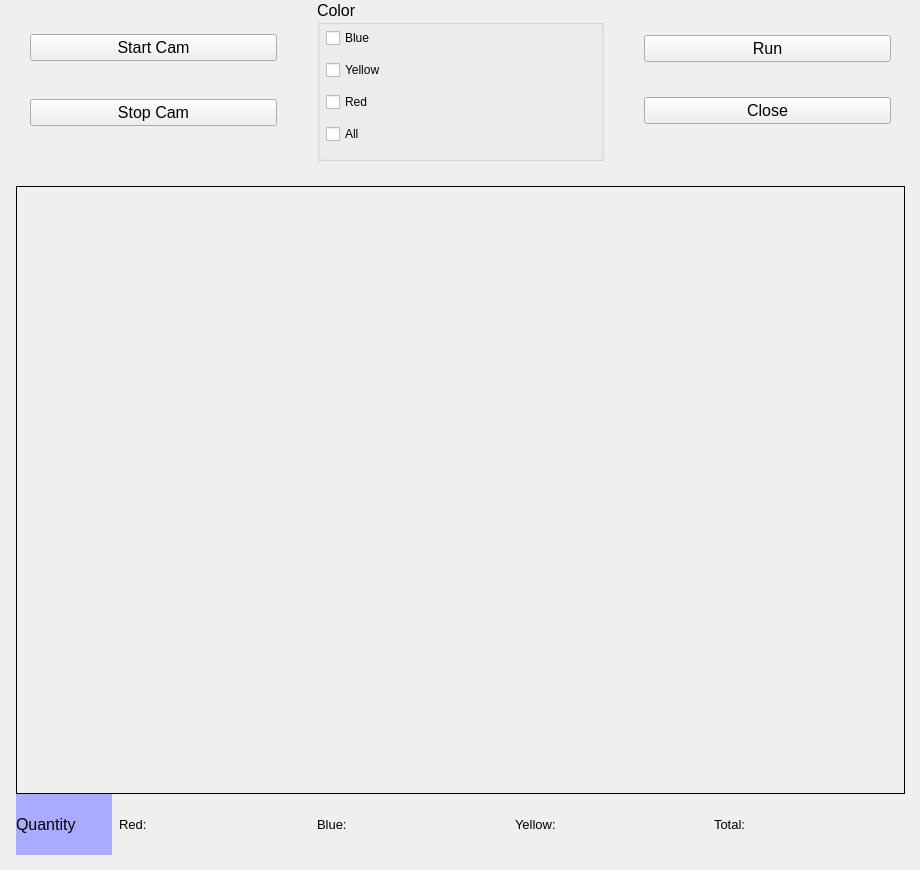
    <widget class="QWidget" name="tab_2">
     <attribute name="title">
      <string>Auto</string>
     </attribute>
     <widget class="QWidget" name="layoutWidget">
      <property name="geometry">
       <rect>
        <x>10</x>
        <y>0</y>
        <width>901</width>
        <height>161</height>
       </rect>
      </property>
      <layout class="QHBoxLayout" name="horizontalLayout" stretch="0,0,0">
       <property name="spacing">
        <number>20</number>
       </property>
       <item>
        <layout class="QVBoxLayout" name="verticalLayout_2">
         <property name="spacing">
          <number>4</number>
         </property>
         <property name="leftMargin">
          <number>20</number>
         </property>
         <property name="topMargin">
          <number>0</number>
         </property>
         <property name="rightMargin">
          <number>20</number>
         </property>
         <item>
          <widget class="QPushButton" name="Btn_Start">
           <property name="font">
            <font>
             <pointsize>12</pointsize>
            </font>
           </property>
           <property name="styleSheet">
            <string notr="true"/>
           </property>
           <property name="text">
            <string>Start Cam</string>
           </property>
           <property name="icon">
            <iconset>
             <normaloff>turn_on.PNG</normaloff>turn_on.PNG</iconset>
           </property>
           <property name="iconSize">
            <size>
             <width>40</width>
             <height>40</height>
            </size>
           </property>
          </widget>
         </item>
         <item>
          <widget class="QPushButton" name="Btn_Stop">
           <property name="font">
            <font>
             <pointsize>12</pointsize>
            </font>
           </property>
           <property name="styleSheet">
            <string notr="true"/>
           </property>
           <property name="text">
            <string>Stop Cam</string>
           </property>
           <property name="icon">
            <iconset>
             <normaloff>Turn_off.PNG</normaloff>Turn_off.PNG</iconset>
           </property>
           <property name="iconSize">
            <size>
             <width>40</width>
             <height>40</height>
            </size>
           </property>
          </widget>
         </item>
        </layout>
       </item>
       <item>
        <widget class="QGroupBox" name="groupBox_5">
         <property name="font">
          <font>
           <pointsize>12</pointsize>
          </font>
         </property>
         <property name="title">
          <string>Color</string>
         </property>
         <widget class="QWidget" name="verticalLayoutWidget">
          <property name="geometry">
           <rect>
            <x>9</x>
            <y>22</y>
            <width>191</width>
            <height>132</height>
           </rect>
          </property>
          <layout class="QVBoxLayout" name="verticalLayout_3">
           <item>
            <widget class="QCheckBox" name="Check_B">
             <property name="font">
              <font>
               <pointsize>9</pointsize>
              </font>
             </property>
             <property name="text">
              <string>Blue</string>
             </property>
            </widget>
           </item>
           <item>
            <widget class="QCheckBox" name="Check_Y">
             <property name="font">
              <font>
               <pointsize>9</pointsize>
              </font>
             </property>
             <property name="text">
              <string>Yellow</string>
             </property>
            </widget>
           </item>
           <item>
            <widget class="QCheckBox" name="Check_R">
             <property name="font">
              <font>
               <pointsize>9</pointsize>
              </font>
             </property>
             <property name="text">
              <string>Red</string>
             </property>
            </widget>
           </item>
           <item>
            <widget class="QCheckBox" name="Check_A">
             <property name="font">
              <font>
               <pointsize>9</pointsize>
              </font>
             </property>
             <property name="text">
              <string>All</string>
             </property>
            </widget>
           </item>
          </layout>
         </widget>
        </widget>
       </item>
       <item>
        <layout class="QVBoxLayout" name="verticalLayout_4">
         <property name="spacing">
          <number>0</number>
         </property>
         <property name="leftMargin">
          <number>20</number>
         </property>
         <property name="rightMargin">
          <number>20</number>
         </property>
         <item>
          <widget class="QPushButton" name="Btn_Run">
           <property name="font">
            <font>
             <pointsize>12</pointsize>
            </font>
           </property>
           <property name="text">
            <string>Run</string>
           </property>
          </widget>
         </item>
         <item>
          <widget class="QPushButton" name="Btn_Close">
           <property name="font">
            <font>
             <pointsize>12</pointsize>
            </font>
           </property>
           <property name="text">
            <string>Close</string>
           </property>
          </widget>
         </item>
        </layout>
       </item>
      </layout>
     </widget>
     <widget class="QWidget" name="layoutWidget">
      <property name="geometry">
       <rect>
        <x>10</x>
        <y>180</y>
        <width>901</width>
        <height>681</height>
       </rect>
      </property>
      <layout class="QVBoxLayout" name="verticalLayout" stretch="10,1">
       <property name="spacing">
        <number>0</number>
       </property>
       <property name="leftMargin">
        <number>6</number>
       </property>
       <property name="topMargin">
        <number>6</number>
       </property>
       <property name="rightMargin">
        <number>6</number>
       </property>
       <property name="bottomMargin">
        <number>6</number>
       </property>
       <item>
        <widget class="QLabel" name="lb_View">
         <property name="frameShape">
          <enum>QFrame::Box</enum>
         </property>
         <property name="text">
          <string/>
         </property>
        </widget>
       </item>
       <item>
        <layout class="QHBoxLayout" name="horizontalLayout_2" stretch="1,2,2,2,2">
         <property name="spacing">
          <number>7</number>
         </property>
         <item>
          <widget class="QLabel" name="label_16">
           <property name="font">
            <font>
             <pointsize>12</pointsize>
            </font>
           </property>
           <property name="styleSheet">
            <string notr="true">background-color: rgb(170, 170, 255);</string>
           </property>
           <property name="text">
            <string>Quantity</string>
           </property>
          </widget>
         </item>
         <item>
          <widget class="QLabel" name="lb_R">
           <property name="font">
            <font>
             <pointsize>10</pointsize>
            </font>
           </property>
           <property name="frameShape">
            <enum>QFrame::NoFrame</enum>
           </property>
           <property name="text">
            <string>Red:</string>
           </property>
          </widget>
         </item>
         <item>
          <widget class="QLabel" name="lb_B">
           <property name="font">
            <font>
             <pointsize>10</pointsize>
            </font>
           </property>
           <property name="frameShape">
            <enum>QFrame::NoFrame</enum>
           </property>
           <property name="text">
            <string>Blue:</string>
           </property>
          </widget>
         </item>
         <item>
          <widget class="QLabel" name="lb_Y">
           <property name="font">
            <font>
             <pointsize>10</pointsize>
            </font>
           </property>
           <property name="frameShape">
            <enum>QFrame::NoFrame</enum>
           </property>
           <property name="text">
            <string>Yellow:</string>
           </property>
          </widget>
         </item>
         <item>
          <widget class="QLabel" name="lb_T">
           <property name="font">
            <font>
             <pointsize>10</pointsize>
            </font>
           </property>
           <property name="frameShape">
            <enum>QFrame::NoFrame</enum>
           </property>
           <property name="text">
            <string>Total:</string>
           </property>
          </widget>
         </item>
        </layout>
       </item>
      </layout>
     </widget>
    </widget>
